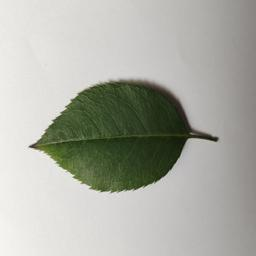
#> input picture sample_test/Archive_0_0.jpg, 256 x 256 px
$ python -i train_improved_model.py   (imports and definitions only)   (older library calls are emulated)
#> lines starting #> are read from the running program, lines starting #| are printed output that depends on the picture; after the words box and inside, x2 and y2 are one past the last pixel; in counts of white or black regions, pixels touching at a corner belong together
#!/usr/bin/env python3
"""
Improved Plant Disease Classification - Higher Accuracy Model
Uses advanced feature extraction and ensemble methods
"""

import os
import json
import numpy as np
from PIL import Image
from sklearn.ensemble import RandomForestClassifier, GradientBoostingClassifier, VotingClassifier
from sklearn.svm import SVC
from sklearn.model_selection import train_test_split, cross_val_score
from sklearn.metrics import classification_report, accuracy_score
from sklearn.preprocessing import StandardScaler
import joblib
import cv2
from skimage.feature import local_binary_pattern, greycomatrix, greycoprops
from skimage.filters import gabor
import random

# Configuration
IMG_SIZE = 224  # Larger size for better features
SAMPLES_PER_CLASS = 800
OUTPUT_DIR = "improved_model_output"

class ImprovedPlantDiseaseTrainer:
    def __init__(self):
        self.output_dir = OUTPUT_DIR
        os.makedirs(self.output_dir, exist_ok=True)
        self.scaler = StandardScaler()

    def extract_advanced_features(self, image_path):
        """Extract comprehensive features for better disease detection"""
#> called with image_path = 'sample_test/Archive_0_0.jpg'
        try:
            # Load image
            img = cv2.imread(image_path)
#> img is the input picture: shape (256, 256, 3); mean B, G, R 165.4, 174.1, 172.3
            img_rgb = cv2.cvtColor(img, cv2.COLOR_BGR2RGB)
            img_resized = cv2.resize(img_rgb, (IMG_SIZE, IMG_SIZE))

            # Convert to different color spaces
            img_hsv = cv2.cvtColor(img_resized, cv2.COLOR_RGB2HSV)
#> img_hsv: shape (224, 224, 3); mean H, S, V 27.1, 27, 175.1
            img_lab = cv2.cvtColor(img_resized, cv2.COLOR_RGB2LAB)
#> img_lab: shape (224, 224, 3); mean of channels 0, 1, 2 178.5, 125.7, 132.6
            img_gray = cv2.cvtColor(img_resized, cv2.COLOR_RGB2GRAY)
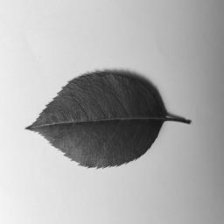
#> img_gray: shape (224, 224); min 22, max 244, mean 172.6

            features = []

            # 1. Enhanced Color Features
            for img_space, name in [(img_resized, 'RGB'), (img_hsv, 'HSV'), (img_lab, 'LAB')]:
                for i in range(3):
                    channel = img_space[:,:,i]
                    # Statistical moments
                    features.extend([
                        np.mean(channel), np.std(channel), np.var(channel),
                        np.median(channel), np.min(channel), np.max(channel),
                        np.percentile(channel, 25), np.percentile(channel, 75)
                    ])

                    # Histogram features (reduced bins for efficiency)
                    hist, _ = np.histogram(channel, bins=32, range=(0, 256))
                    hist = hist / np.sum(hist)  # Normalize
                    features.extend(hist)
#> this loop made 3 passes
#> name on passes 1 to 3: 'RGB', 'HSV', 'LAB'
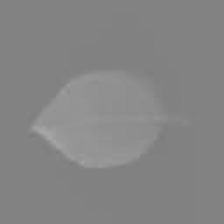
#> channel: shape (224, 224); min 123, max 165, mean 132.6
#> after the loop, features = 360 values, max 4425 at index 82, min 0 at index 8, mean 77.62

            # 2. Texture Features using LBP
            lbp = local_binary_pattern(img_gray, P=8, R=1, method='uniform')
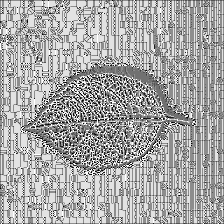
#> lbp: shape (224, 224) float64; min 0, max 9, mean 5.9; drawn with min black and max white
            lbp_hist, _ = np.histogram(lbp.ravel(), bins=10, range=(0, 10))
#> lbp_hist = [691, 1652, 674, 4044, 3260, 15037, 2601, 3015, 16742, 2460]
            lbp_hist = lbp_hist / np.sum(lbp_hist)
#> lbp_hist = [0.0138, 0.0329, 0.0134, 0.0806, 0.065, 0.3, 0.0518, 0.0601, 0.334, 0.049]
            features.extend(lbp_hist)

            # 3. GLCM Texture Features
            glcm = greycomatrix(img_gray, distances=[1], angles=[0], levels=256, symmetric=True, normed=True)
            features.extend([
                greycoprops(glcm, 'contrast')[0, 0],
                greycoprops(glcm, 'dissimilarity')[0, 0],
                greycoprops(glcm, 'homogeneity')[0, 0],
                greycoprops(glcm, 'energy')[0, 0],
                greycoprops(glcm, 'correlation')[0, 0]
            ])

            # 4. Gabor Filter Features
            gabor_responses = []
            for theta in [0, 45, 90, 135]:
                filt_real, _ = gabor(img_gray, frequency=0.6, theta=np.deg2rad(theta))
                gabor_responses.extend([np.mean(filt_real), np.std(filt_real)])
#> this loop made 4 passes
#> pass 1, in extract_advanced_features, `filt_real, _ = gabor(img_gray, frequency=0.6, theta=np.deg2rad(theta))`:
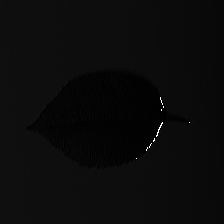
#> filt_real: shape (224, 224); min 0, max 255, mean 10.9
#> after the loop, gabor_responses = [10.88, 8.53, 2.49, 24.89, 11.56, 15.07, 2.26, 23.76]
            features.extend(gabor_responses)

            # 5. Edge and Shape Features
            edges = cv2.Canny(img_gray, 50, 150)
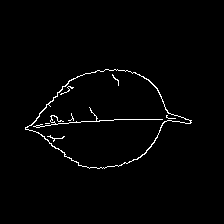
#> edges: shape (224, 224); 1.6% white in thin lines or dots, all inside (x1, y1, x2, y2) = (25, 69, 192, 169)
            features.extend([
                np.sum(edges > 0) / (IMG_SIZE * IMG_SIZE),  # Edge density
                np.mean(edges), np.std(edges)
            ])

            # 6. Disease-specific Color Analysis
            # Green vegetation index
            green_channel = img_resized[:,:,1].astype(float)
            red_channel = img_resized[:,:,0].astype(float)
            blue_channel = img_resized[:,:,2].astype(float)

            # Normalized Difference Vegetation Index (NDVI) approximation
            ndvi = (green_channel - red_channel) / (green_channel + red_channel + 1e-6)
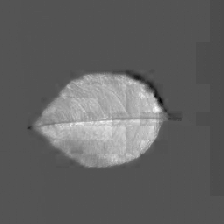
#> ndvi: shape (224, 224) float64; min -0.133, max 0.263, mean 0.0198; drawn with min black and max white
            features.extend([np.mean(ndvi), np.std(ndvi)])

            # Disease color indicators
            # Brown/yellow spots (disease symptoms)
            brown_pixels = ((red_channel > 100) & (green_channel > 50) &
                           (green_channel < 150) & (blue_channel < 100))
#> brown_pixels: shape (224, 224) bool; 0.71% white in thin lines or dots, all inside (x1, y1, x2, y2) = (29, 71, 183, 168)
            yellow_pixels = ((red_channel > 150) & (green_channel > 150) & (blue_channel < 100))
#> yellow_pixels: shape (224, 224) bool; every value is 0

            features.extend([
                np.sum(brown_pixels) / (IMG_SIZE * IMG_SIZE),
                np.sum(yellow_pixels) / (IMG_SIZE * IMG_SIZE)
            ])

            # 7. Spatial Distribution Features
            # Divide image into 4x4 grid and analyze variance
            grid_size = IMG_SIZE // 4
            grid_means = []
            for i in range(4):
                for j in range(4):
                    grid_region = img_gray[i*grid_size:(i+1)*grid_size,
                                         j*grid_size:(j+1)*grid_size]
                    grid_means.append(np.mean(grid_region))
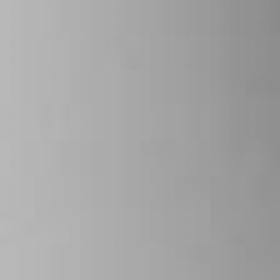
#> grid_region: shape (56, 56) (shown 5 times larger); min 139, max 185, mean 165.5
#> after the loop, grid_means = [227, 212.7, 192.6, 158.1, 222.8, 124, 109.3, 160.5, 205.3, 89.61, 87.94, 157.8, 233.1, 217.5, 197.1, 165.5]

            features.extend([np.std(grid_means), np.var(grid_means)])

            return np.array(features)

        except Exception as e:
            print(f"Error processing {image_path}: {e}")
            return None

    # [308 lines left out: functions prepare_dataset, train_ensemble_model, save_model, create_improved_prediction_script, main, not called in this run]

# [2 lines not run here, left out]

>>> result = ImprovedPlantDiseaseTrainer().extract_advanced_features('sample_test/Archive_0_0.jpg')
#> result = 392 values, max 4425 at index 82, min 0 at index 8, mean 77.55

$ run again, on sample_test/Archive_0_100616.jpg
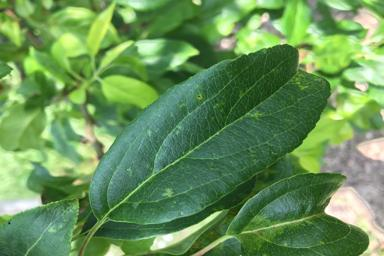
#> input picture sample_test/Archive_0_100616.jpg, 384 x 256 px
#> in extract_advanced_features, img is the input picture: shape (256, 384, 3); mean B, G, R 87.9, 146.6, 103.7
#> img_hsv: shape (224, 224, 3); mean H, S, V 55.1, 116.9, 147.1
#> img_lab: shape (224, 224, 3); mean of channels 0, 1, 2 142.8, 102.4, 154.2
#> the loop in extract_advanced_features, `for img_space, name in [(img_resized, 'RGB'), (img_hsv, 'HSV'), (img_l..` made 3 passes
#> name on passes 1 to 3: 'RGB', 'HSV', 'LAB'
#> after the loop in extract_advanced_features, `for img_space, name in [(img_resized, 'RGB'), (img_hsv, 'HSV'), (img_l..`: features = 360 values, max 3071.9 at index 2, min 0 at index 48, mean 62.47
#> in extract_advanced_features, `lbp_hist, _ = np.histogram(lbp.ravel(), bins=10, range=(0, 10))`: lbp_hist = [2236, 3356, 2777, 6506, 13287, 6964, 3433, 3261, 3289, 5067]
#> in extract_advanced_features, `lbp_hist = lbp_hist / np.sum(lbp_hist)`: lbp_hist = [0.0446, 0.0669, 0.0553, 0.13, 0.265, 0.139, 0.0684, 0.065, 0.0655, 0.101]
#> after the loop in extract_advanced_features, `for theta in [0, 45, 90, 135]:`:
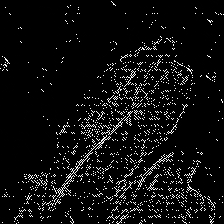
#> filt_real: shape (224, 224); min 0, max 255, mean 14.9
#> after the loop in extract_advanced_features, `for theta in [0, 45, 90, 135]:`: gabor_responses = [9.76, 22.24, 15.94, 61.26, 8.38, 13.21, 14.91, 59.4]
#> edges: shape (224, 224); 20.3% white in thin lines or dots
#> brown_pixels: shape (224, 224) bool; 1.6% white in thin lines or dots
#> yellow_pixels: shape (224, 224) bool; 3% white; 62 white regions (49 under 20 px), largest, box (x1, y1, x2, y2) and area: (185, 31, 208, 60) 270, (49, 16, 64, 48) 201, (61, 67, 82, 85) 195
#> after the loop in extract_advanced_features, `for i in range(4):`:
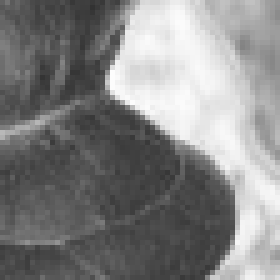
#> grid_region: shape (56, 56) (shown 5 times larger); min 50, max 253, mean 132
#> after the loop in extract_advanced_features, `for i in range(4):`: grid_means = [145.4, 132.9, 137.4, 171.1, 141.3, 121.6, 75.4, 140.5, 165.5, 117.1, 81.98, 141.5, 124.3, 109.6, 93.97, 132]
#> result = 392 values, max 3071.9 at index 2, min 0 at index 48, mean 60.65

$ run again, on sample_test/Archive_0_102346.jpg
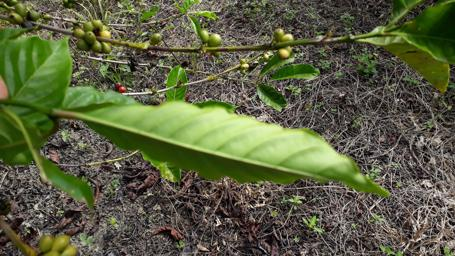
#> input picture sample_test/Archive_0_102346.jpg, 455 x 256 px
#> in extract_advanced_features, img is the input picture: shape (256, 455, 3); mean B, G, R 65.9, 95.9, 91
#> img_hsv: shape (224, 224, 3); mean H, S, V 32.7, 91.4, 100.2
#> img_lab: shape (224, 224, 3); mean of channels 0, 1, 2 99.4, 121.4, 143.7
#> the loop in extract_advanced_features, `for img_space, name in [(img_resized, 'RGB'), (img_hsv, 'HSV'), (img_l..` made 3 passes
#> name on passes 1 to 3: 'RGB', 'HSV', 'LAB'
#> after the loop in extract_advanced_features, `for img_space, name in [(img_resized, 'RGB'), (img_hsv, 'HSV'), (img_l..`: features = 360 values, max 5056 at index 162, min 0 at index 44, mean 63.63
#> in extract_advanced_features, `lbp_hist, _ = np.histogram(lbp.ravel(), bins=10, range=(0, 10))`: lbp_hist = [4226, 4868, 3113, 4578, 7582, 4984, 3561, 4716, 4835, 7713]
#> in extract_advanced_features, `lbp_hist = lbp_hist / np.sum(lbp_hist)`: lbp_hist = [0.0842, 0.097, 0.062, 0.0912, 0.151, 0.0993, 0.071, 0.094, 0.0964, 0.154]
#> after the loop in extract_advanced_features, `for theta in [0, 45, 90, 135]:`:
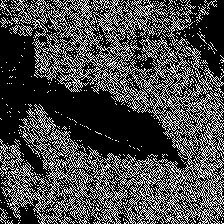
#> filt_real: shape (224, 224); min 0, max 255, mean 71.3
#> after the loop in extract_advanced_features, `for theta in [0, 45, 90, 135]:`: gabor_responses = [46.96, 89.61, 71.02, 112.5, 24.08, 64.22, 71.3, 112.6]
#> edges: shape (224, 224); 32.8% white in thin lines or dots
#> brown_pixels: shape (224, 224) bool; 11.8% white in thin lines or dots
#> yellow_pixels: shape (224, 224) bool; 0.64% white in thin lines or dots, all inside (x1, y1, x2, y2) = (7, 0, 189, 223)
#> after the loop in extract_advanced_features, `for i in range(4):`:
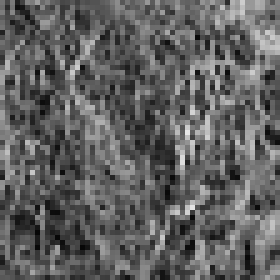
#> grid_region: shape (56, 56) (shown 5 times larger); min 7, max 232, mean 96.5
#> after the loop in extract_advanced_features, `for i in range(4):`: grid_means = [97.87, 102, 80.54, 61.23, 92.78, 126.9, 94.57, 68.35, 81.86, 90.31, 140.9, 93.98, 81.11, 72.91, 72.68, 96.52]
#> result = 392 values, max 5056 at index 162, min 0 at index 44, mean 64.14

$ run again, on sample_test/Archive_0_104794.jpg
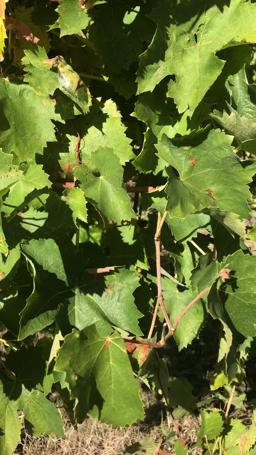
#> input picture sample_test/Archive_0_104794.jpg, 256 x 455 px
#> in extract_advanced_features, img is the input picture: shape (455, 256, 3); mean B, G, R 49.8, 113.8, 101.9
#> img_hsv: shape (224, 224, 3); mean H, S, V 35.7, 164.9, 116.1
#> img_lab: shape (224, 224, 3); mean of channels 0, 1, 2 113, 113.6, 160.1
#> the loop in extract_advanced_features, `for img_space, name in [(img_resized, 'RGB'), (img_hsv, 'HSV'), (img_l..` made 3 passes
#> name on passes 1 to 3: 'RGB', 'HSV', 'LAB'
#> after the loop in extract_advanced_features, `for img_space, name in [(img_resized, 'RGB'), (img_hsv, 'HSV'), (img_l..`: features = 360 values, max 4580.2 at index 202, min 0 at index 48, mean 78.24
#> in extract_advanced_features, `lbp_hist, _ = np.histogram(lbp.ravel(), bins=10, range=(0, 10))`: lbp_hist = [3288, 4440, 3185, 5326, 8064, 5971, 3854, 4353, 4971, 6724]
#> in extract_advanced_features, `lbp_hist = lbp_hist / np.sum(lbp_hist)`: lbp_hist = [0.0655, 0.0885, 0.0635, 0.106, 0.161, 0.119, 0.0768, 0.0868, 0.0991, 0.134]
#> after the loop in extract_advanced_features, `for theta in [0, 45, 90, 135]:`: gabor_responses = [15.91, 47.24, 43.45, 94.85, 29.82, 70.31, 43.64, 95.03]
#> edges: shape (224, 224); 21.9% white in thin lines or dots
#> brown_pixels: shape (224, 224) bool; 12.5% white in thin lines or dots
#> yellow_pixels: shape (224, 224) bool; 11.6% white; 442 white regions (395 under 20 px), largest, box (x1, y1, x2, y2) and area: (143, 13, 193, 55) 722, (20, 26, 51, 73) 457, (4, 80, 45, 101) 316
#> after the loop in extract_advanced_features, `for i in range(4):`:
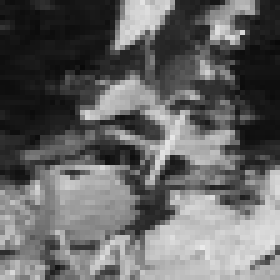
#> grid_region: shape (56, 56) (shown 5 times larger); min 9, max 233, mean 100.6
#> after the loop in extract_advanced_features, `for i in range(4):`: grid_means = [98.8, 65.47, 87.58, 132.3, 115.6, 133.4, 99.02, 125.7, 71.07, 93.3, 109.8, 97.53, 101.8, 119.4, 92.85, 100.6]
#> result = 392 values, max 4580.2 at index 202, min 0 at index 48, mean 75.63
